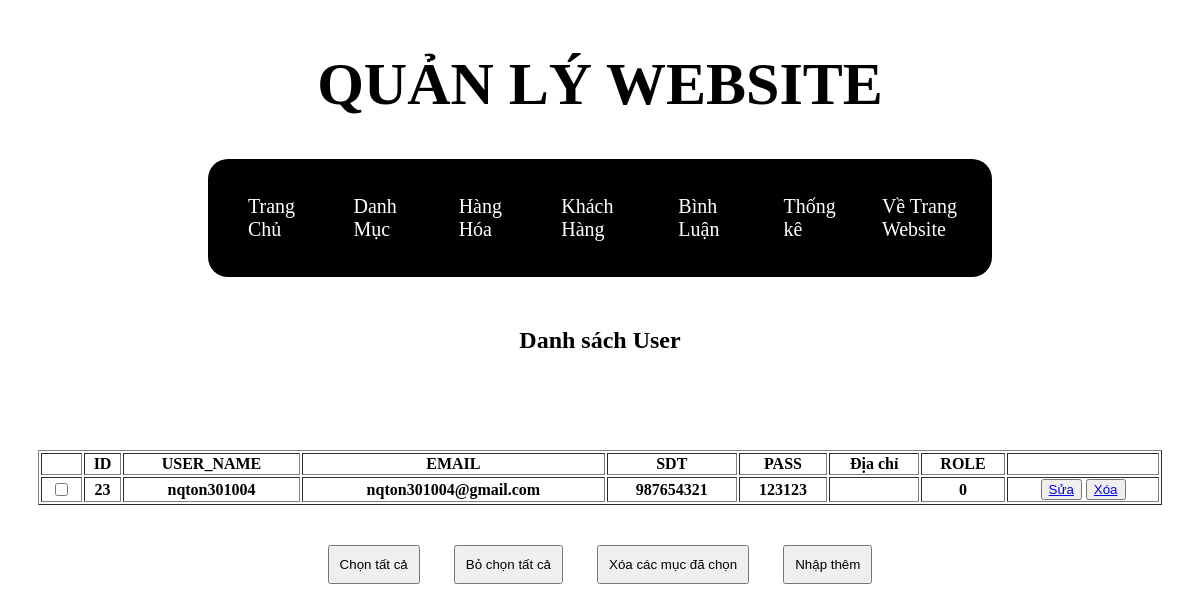
Page /admin/index.php?act=listuser on the committed database.
### tables this page shows
CREATE TABLE `user` (
  `id` int(11) NOT NULL,
  `user_name` varchar(100) NOT NULL,
  `email` varchar(100) NOT NULL,
  `sdt` int(13) NOT NULL,
  `pass` varchar(200) NOT NULL,
  `diachi` varchar(200) NOT NULL,
  `role` tinyint(4) NOT NULL DEFAULT 0
);

### model/pdo.php (called while the page is built, shortened)
<?php
function pdo_get_connection(){
    $dburl = "mysql:host=localhost;dbname=duanmau;charset=utf8";
    $username = 'root';
    $password = '';
    $conn = new PDO($dburl, $username, $password);
    $conn->setAttribute(PDO::ATTR_ERRMODE, PDO::ERRMODE_EXCEPTION);
    return $conn;
}
function pdo_query($sql){
    $sql_args = array_slice(func_get_args(), 1);
    try{
        $conn = pdo_get_connection();
        $stmt = $conn->prepare($sql);
        $stmt->execute($sql_args);
        $rows = $stmt->fetchAll();
        return $rows;
    }
    catch(PDOException $e){
        throw $e;
    }
    finally{
        unset($conn);
    }
}

### model/khach-hang.php (called while the page is built, shortened)
<?php
function user_select_all()
{
    $sql = "SELECT * FROM user";
    $listuser = pdo_query($sql);
    return $listuser;
}

### admin/khachhang/listkhachhang.php (the view, shortened to what this page needs)
<div class="list-sp">
    <div class="text-sp">
        <h2>Danh sách User</h2>
    </div>
    <br>
    <br>
    <table border="1px" class="table-sp">
        <tr>
            <th></th>
            <th>ID</th>
            <th>USER_NAME</th>
            <th>EMAIL</th>
            <th>SDT</th>
            <th>PASS</th>
            <th>Địa chỉ</th>
            <th>ROLE</th>
            <th></th>
        </tr>
        <?php foreach ($listuser as $user) : ?>
            <tr>
                <th><input type="checkbox" name="" id="" /></th>
                <th><?= $user['id'] ?></th>
                <th><?= $user['user_name'] ?></th>
                <th><?= $user['email'] ?></th>
                <th><?= $user['sdt'] ?></th>
                <th><?= $user['pass'] ?></th>
                <th><?= $user['diachi'] ?></th>
                <th><?= $user['role'] ?></th>
                <th class="sua-xoa">
                    <button><a href="index.php?act=edituser&id=<?= $user['id'] ?>">Sửa</a></button>
                    <button><a href="index.php?act=deleteuser&id=<?= $user['id'] ?>">Xóa</a></button>
                </th>
            </tr>
        <?php endforeach ?>
    </table>
    <div class="btn-list">
        <input type="button" value="Chọn tất cả" />
        <input type="button" value="Bỏ chọn tất cả" />
        <input type="button" value="Xóa các mục đã chọn" />
        <a href="index.php?act=adduser"><input type="button" value="Nhập thêm" /></a>
    </div>
</div>

### views/css/list-category.css (style rules this page uses)
table { width: 920px; margin-top: 40px; }
.btn-list { margin-top: 20px; padding: 20px; }
.btn-list input { margin: 0 15px; padding: 10px; }

### views/css/list-product.css (style rules this page uses)
.list-sp { padding-left: 30px; padding-right: 30px; }
.text-sp { text-align: center; margin-top: 50px; }
table { width: 100%; }
.btn-list { text-align: center; }

### rows in the picture
user: id "23", user_name "nqton301004", email "nqton301004@gmail.com", sdt "987654321", pass "123123", role "0"
